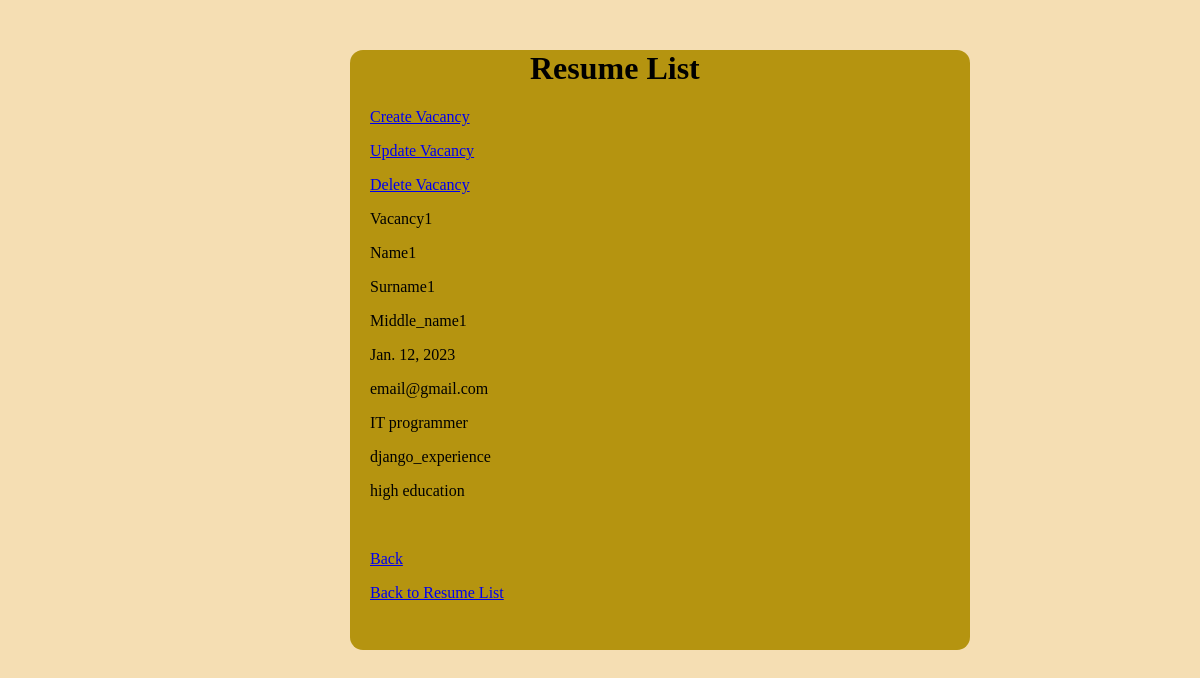
Page /resume-list/detail/vacancy1-name1/ on the committed database.
### applicant_app/models.py (models this page shows, shortened)
class Resume(models.Model):
    name_vacancy = models.CharField(max_length=255)
    name = models.CharField(max_length=55)
    surname = models.CharField(max_length=55)
    middle_name = models.CharField(max_length=55)
    date_born = models.DateField()
    email = models.EmailField()
    skills = models.CharField(max_length=55)
    professional_experience = models.CharField(max_length=55)
    education = models.CharField(max_length=55)
    slug = models.SlugField(max_length=255, unique=True, blank=True)

### employer_app/views.py (the view)
# urls.py: path('resume-list/detail/<slug:resume_slug>/', resume_detail_view, name='resume_detail'),
def resume_detail_view(request, resume_slug):
    resume = Resume.objects.get(slug=resume_slug)
    context = {'resume_slug': resume}
    return render(request, 'employer_app/resume_detail.html', context)

### employer_app/templates/employer_app/resume_detail.html (shortened to what this page needs)
{% extends 'applicant_app/base.html' %}
{% block content %}
<div class="div_resume_detail">
    <h1>Resume List</h1>
    <p><a href="{% url 'vacancy_create' %}">Create Vacancy</a></p>
    <p><a href="{% url 'vacancy_update' resume_slug.pk %}">Update Vacancy</a></p>
    <p><a href="{% url 'vacancy_delete' %}">Delete Vacancy</a></p>
    <p>{{ resume_slug.name_vacancy }}</p>
    <p>{{ resume_slug.name }}</p>
    <p>{{ resume_slug.surname }}</p>
    <p>{{ resume_slug.middle_name }}</p>
    <p>{{ resume_slug.date_born }}</p>
    <p>{{ resume_slug.email }}</p>
    <p>{{ resume_slug.skills }}</p>
    <p>{{ resume_slug.professional_experience }}</p>
    <p>{{ resume_slug.education }}</p>
    <br>
    <p><a href="{% url 'main' %}">Back</a></p>
    <p><a href="{% url 'resume_list' %}">Back to Resume List</a></p>
</div>
{% endblock content %}

### static/app/css/style.css (style rules this page uses)
body { background-color: wheat; }
.div_resume_detail { width: 600px; height: 600px; background-color: #B59410; border-radius: 13px; padding-left: 20px; }
.div_resume_detail h1 { margin-left: 160px; }

### rows in the picture
Resume: name_vacancy "Vacancy1", name "Name1", surname "Surname1", middle_name "Middle_name1", date_born "Jan. 12, 2023", email "email@gmail.com", skills "IT programmer", professional_experience "django_experience", education "high education"
